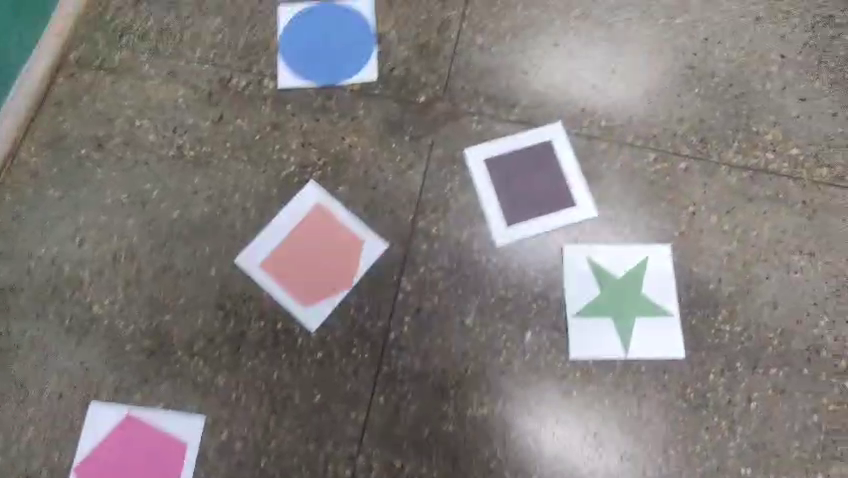
#> input picture frame 42 of assets/video_desafio_1.mp4, 848 x 478 px
$ python detector_formas.py
#> lines starting #> are read from the running program, lines starting #| are printed output that depends on the picture; after the words box and inside, x2 and y2 are one past the last pixel; in counts of white or black regions, pixels touching at a corner belong together
import cv2
import numpy as np

# Parametrização Central
BLUR_KERNEL_SIZE = (5, 5)   # Tamanho do kernel para o GaussianBlur
MIN_CONTOUR_AREA = 1000     # Área mínima para detectar uma forma

SHAPE_DATABASE = {
    "CIRCULO": {
        'color_label': "Azul",
        'lower': np.array([103, 102, 169]),
        'upper': np.array([112, 147, 255])
    },
    "QUADRADO": {
        'color_label': "Marrom Escuro",
        'lower': np.array([114, 27, 90]),
        'upper': np.array([147, 61, 140])
    },
    "TRIANGULO": {
        'color_label': "Azul Escuro",
        'lower': np.array([109, 75, 122]),
        'upper': np.array([113, 134, 192])
    },
    "PENTAGONO": {
        'color_label': "Vinho",
        'lower': np.array([160, 85, 171]),
        'upper': np.array([179, 255, 226])
    },
    "CRUZ": {
        'color_label': "Magenta",
        'lower': np.array([143, 75, 163]),
        'upper': np.array([158, 185, 255])
    },
    "ESTRELA": {
        'color_label': "Verde",
        'lower': np.array([49, 34, 42]),
        'upper': np.array([89, 83, 255])
    },
    "CASA": { # Pentágono Irregular
        'color_label': "Laranja",
        'lower': np.array([166, 38, 155]),
        'upper': np.array([179, 255, 255])
    },
    "HEXAGONO": {
        'color_label': "Vermelho",
        'lower': np.array([162, 199, 146]),
        'upper': np.array([179, 255, 255])
    }
}

video_path = 'assets/video_desafio_1.mp4'
cap = cv2.VideoCapture(video_path)

if not cap.isOpened():
    exit()

while True:
    ret, frame = cap.read()
#> frame is the input picture: shape (478, 848, 3); mean B, G, R 123.8, 125.2, 130.3
    if not ret:
        cap.set(cv2.CAP_PROP_POS_FRAMES, 0)
        continue

    # 1. Pré-processamento
    blurred_frame = cv2.GaussianBlur(frame, BLUR_KERNEL_SIZE, 0)
    hsv_frame = cv2.cvtColor(blurred_frame, cv2.COLOR_BGR2HSV)
#> hsv_frame: shape (478, 848, 3); mean H, S, V 44, 28.5, 134.1
    result_frame = frame.copy()

    # 2. Loop de Detecção (para cada forma no nosso BD)
    for shape_name, properties in SHAPE_DATABASE.items():
        # Pula formas que ainda não foram calibradas
        if np.array_equal(properties['lower'], np.array([0, 0, 0])):
            continue

        # 3. Segmentação por Cor
        lower_bound = properties['lower']
        upper_bound = properties['upper']
        color_mask = cv2.inRange(hsv_frame, lower_bound, upper_bound)

        # 4. Análise de Contornos
        contours, _ = cv2.findContours(color_mask, cv2.RETR_EXTERNAL, cv2.CHAIN_APPROX_SIMPLE)
        for cnt in contours:
            area = cv2.contourArea(cnt)
            if area > MIN_CONTOUR_AREA:
                M = cv2.moments(cnt)
                if M["m00"] == 0: continue

                cX = int(M["m10"] / M["m00"])
                cY = int(M["m01"] / M["m00"])

                # Visualização
                cv2.drawContours(result_frame, [cnt], -1, (0, 0, 255), 2)
                text = f"{shape_name} ({properties['color_label']})"
                cv2.putText(result_frame, text, (cX - 60, cY),
                            cv2.FONT_HERSHEY_SIMPLEX, 0.7, (255, 255, 255), 2)
#> this loop made 8 passes
#> contours on passes 3, 5: 6 contours, all with area under 20, 36 contours, all with area under 20
#> pass 1, `color_mask = cv2.inRange(hsv_frame, lower_bound, upper_bound)`:
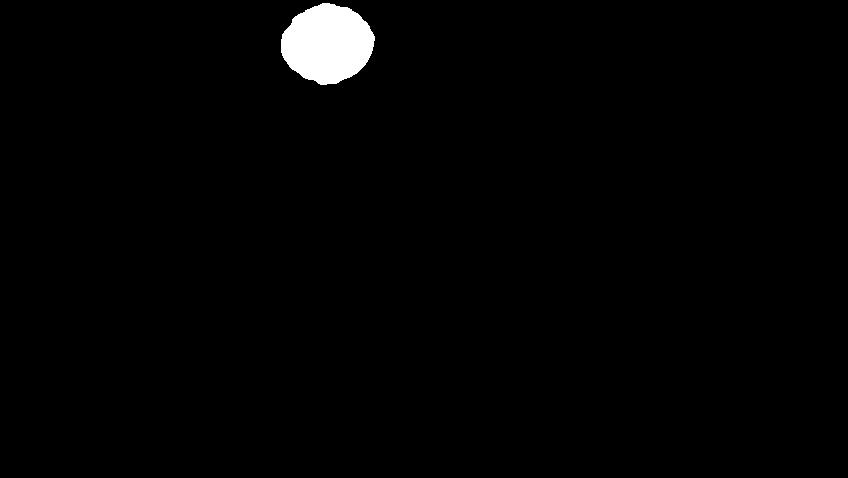
#> color_mask: shape (478, 848); 1.4% white; 1 white region, box (x1, y1, x2, y2) and area: (281, 3, 375, 85) 5698
#> pass 2, `color_mask = cv2.inRange(hsv_frame, lower_bound, upper_bound)`:
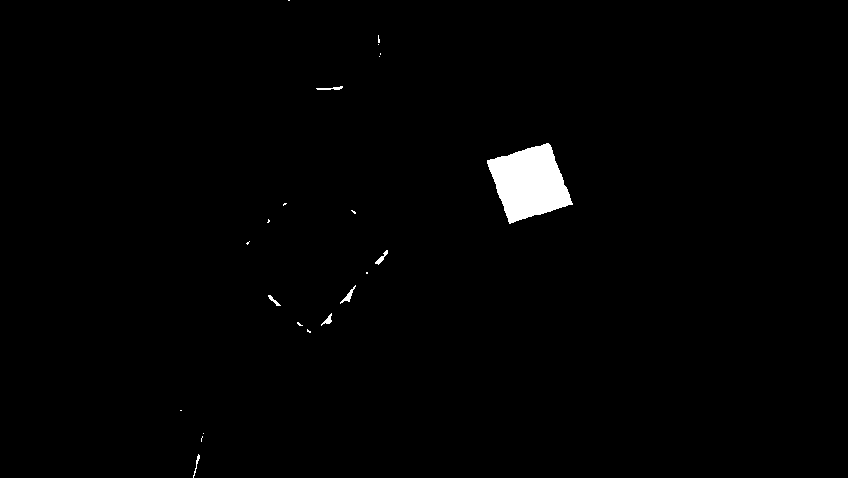
#> color_mask: shape (478, 848); 1.2% white; 22 white regions (15 under 20 px), largest, box (x1, y1, x2, y2) and area: (487, 143, 573, 224) 4366, (340, 285, 356, 304) 76, (375, 250, 388, 265) 62
#> pass 3, `color_mask = cv2.inRange(hsv_frame, lower_bound, upper_bound)`:
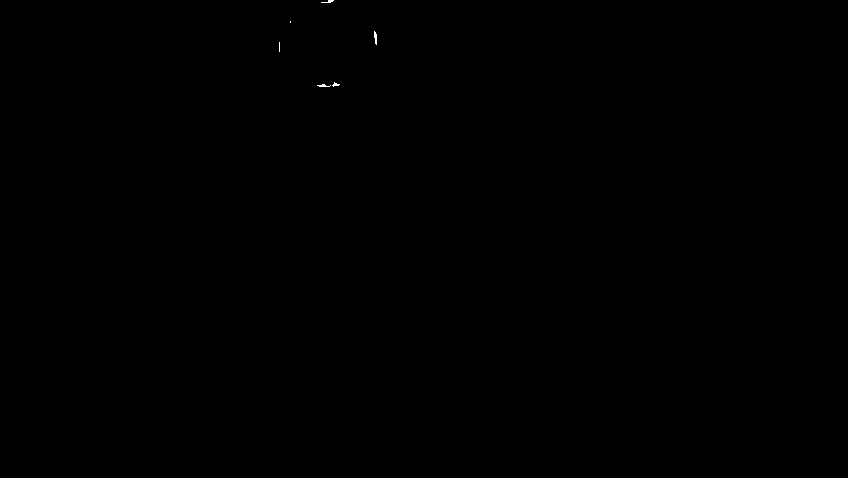
#> color_mask: shape (478, 848); 0.03% white in thin lines or dots, all inside (x1, y1, x2, y2) = (279, 0, 377, 87)
#> after the loop: color_mask: shape (478, 848); every value is 0
#> after the loop:
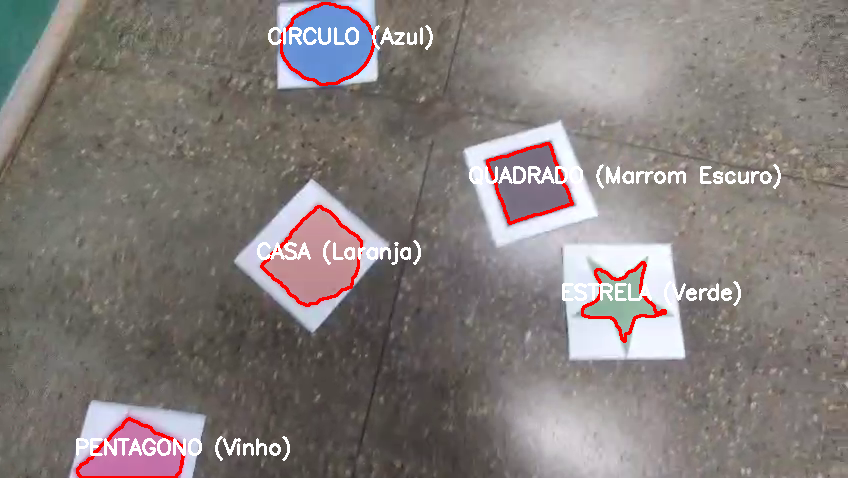
#> result_frame: shape (478, 848, 3); 3% of pixels changed, all inside (x1, y1, x2, y2) = (76, 2, 781, 478)

    # 5. Exibição dos Resultados
    cv2.imshow("Detector de Formas (Estavel)", result_frame)

    if cv2.waitKey(30) & 0xFF == ord('q'):
#> (key q is pressed here)
        break

cap.release()
cv2.destroyAllWindows()

$ run again, starting later in the video
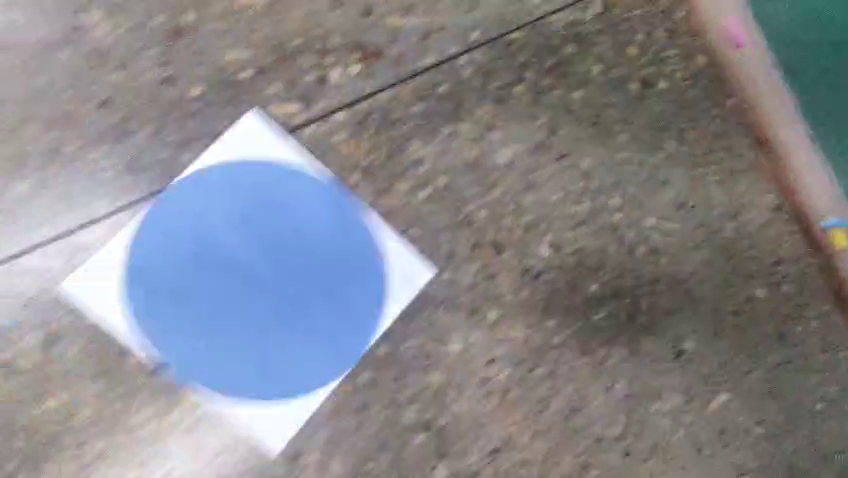
#> input picture frame 191 of assets/video_desafio_1.mp4, 848 x 478 px
#> frame is the input picture: shape (478, 848, 3); mean B, G, R 140.8, 135, 135
#> hsv_frame: shape (478, 848, 3); mean H, S, V 55.6, 38.9, 150.2
#> the loop `for shape_name, properties in SHAPE_DATABASE.items():` made 8 passes
#> contours on passes 3 to 4: 7 contours, all with area under 20, 2 contours, all with area under 20
#> pass 1, `color_mask = cv2.inRange(hsv_frame, lower_bound, upper_bound)`:
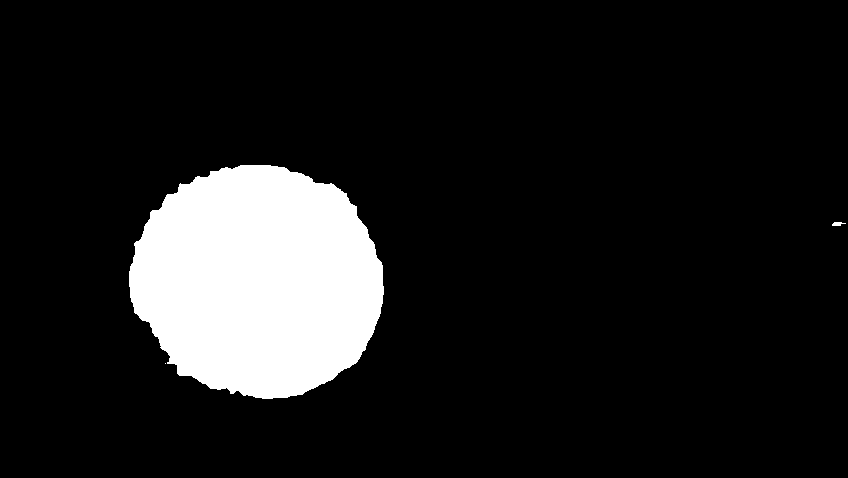
#> color_mask: shape (478, 848); 11.4% white; 3 white regions (1 under 20 px), largest, box (x1, y1, x2, y2) and area: (129, 165, 384, 399) 46164, (832, 222, 846, 226) 39
#> after the loop `for shape_name, properties in SHAPE_DATABASE.items():`:
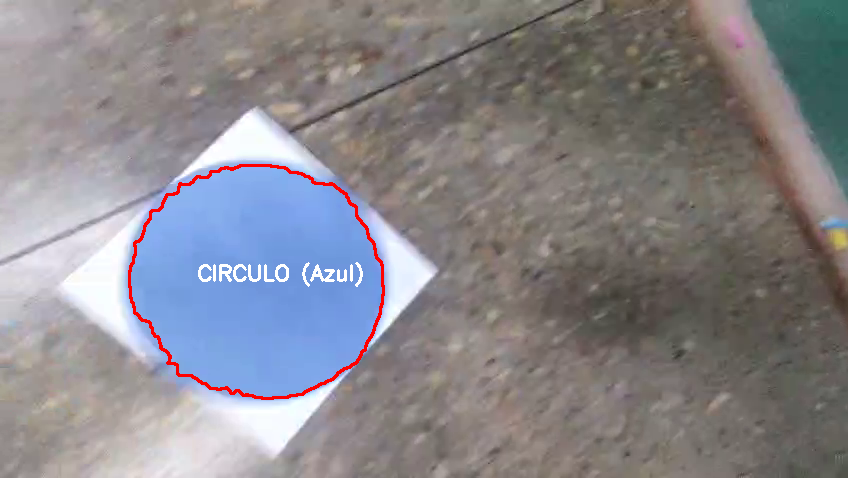
#> result_frame: shape (478, 848, 3); 0.98% of pixels changed, all inside (x1, y1, x2, y2) = (128, 164, 385, 400)
